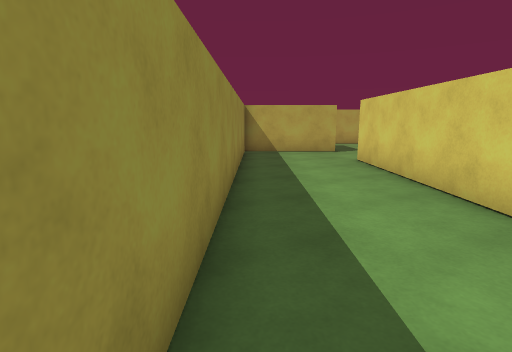
[1] (above)

24 first-person views from a walk through a 3-D level made in the Unity game engine. The camera is 1.3 m above the floor, tilts 10° down and sees 80° across. The floor is counted in squares, 1 m on a side. Each view is taken from the middle of a square. On the plan, view 1 faces up. The plan holds only what a view shows up to about 14 squares ahead; the rest is blank. The place goes on beyond the plan.

[2]
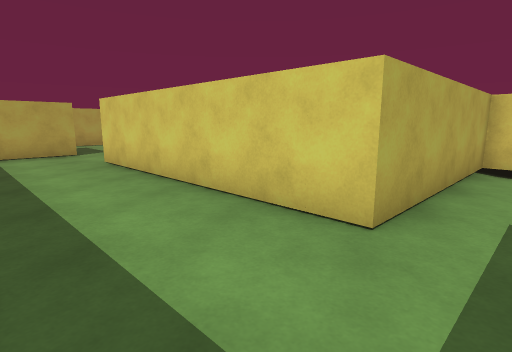

[3]
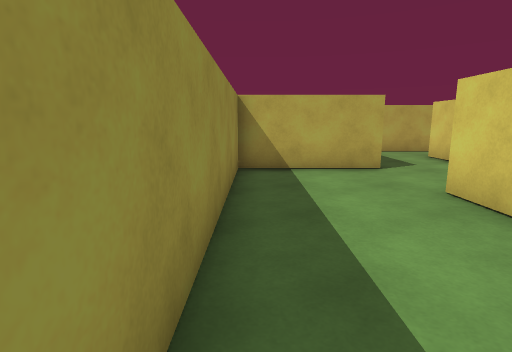

[4]
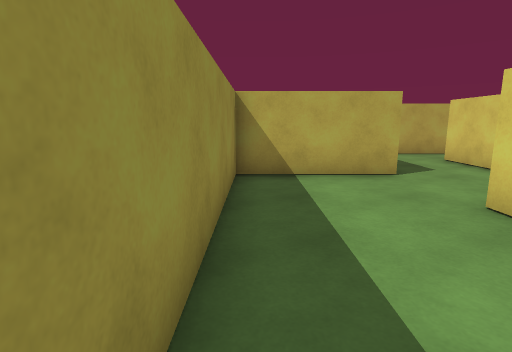

[5]
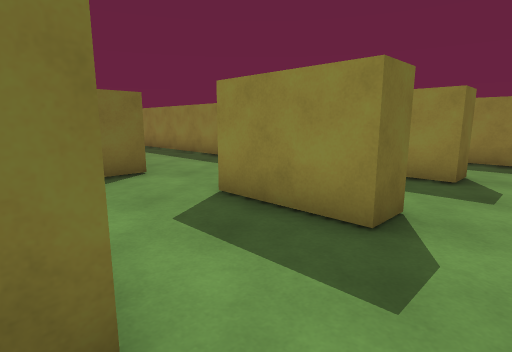

[6]
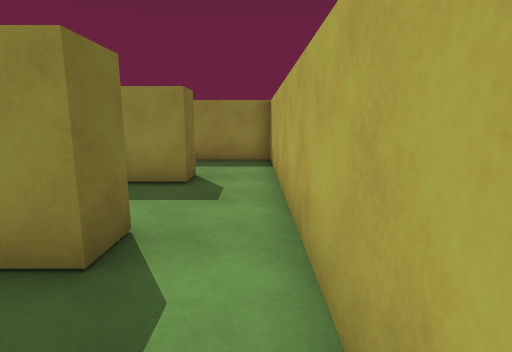

[7]
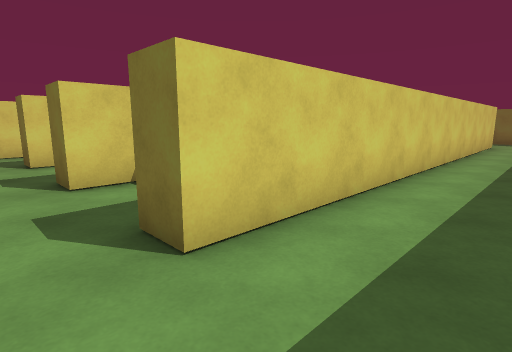

[8]
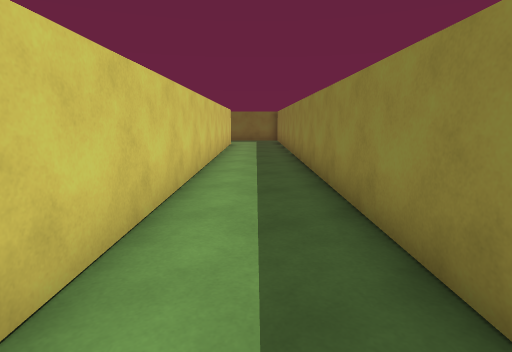

[9]
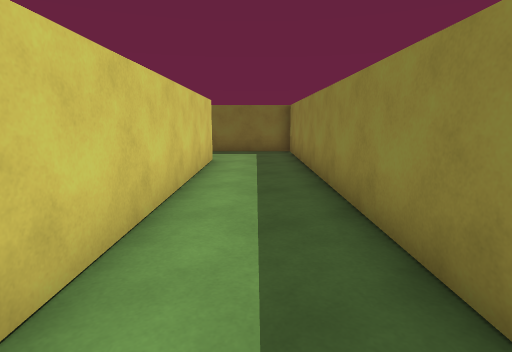

[10]
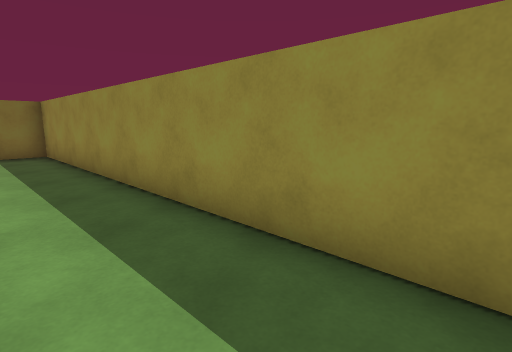

[11]
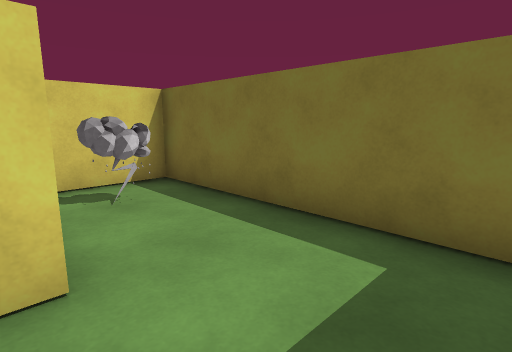

[12]
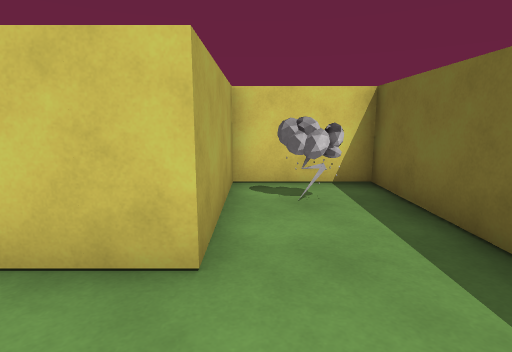

[13]
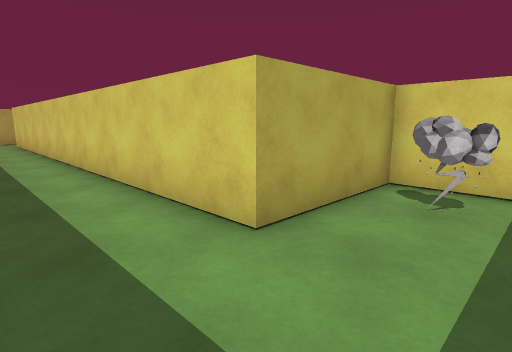

[14]
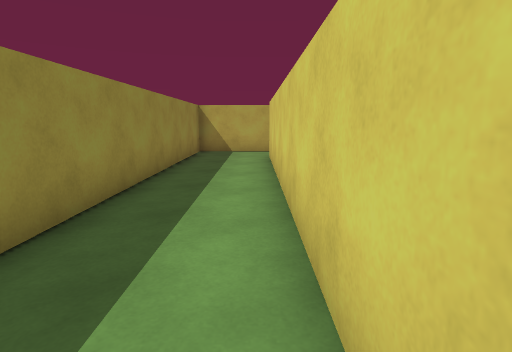

[15]
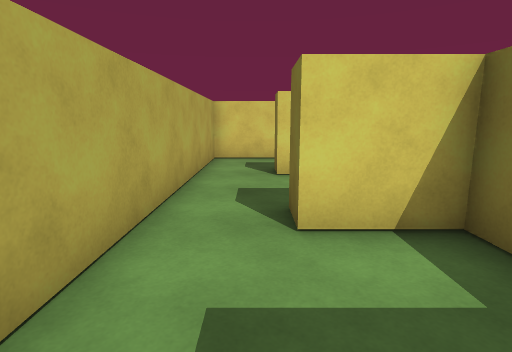

[16]
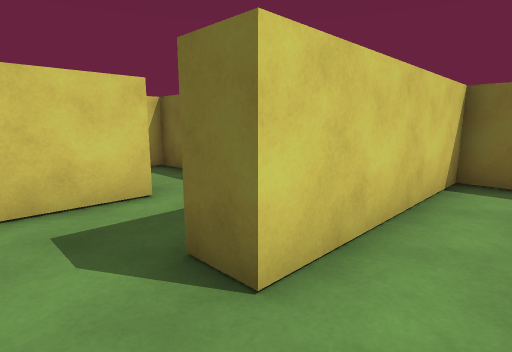

[17]
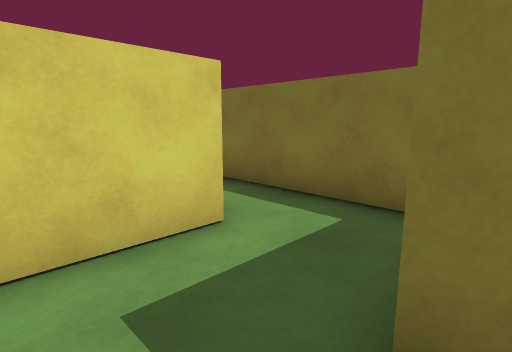

[18]
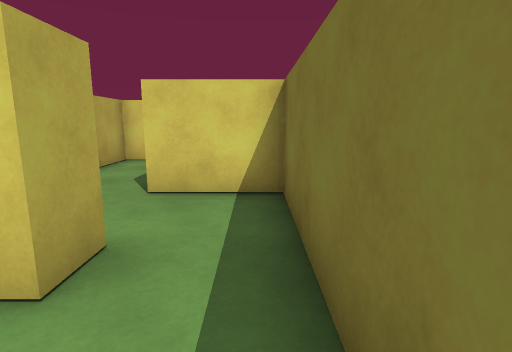

[19]
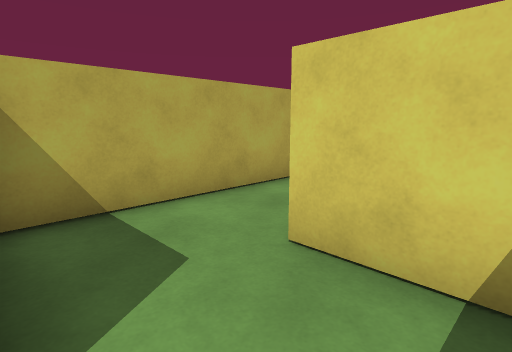

[20]
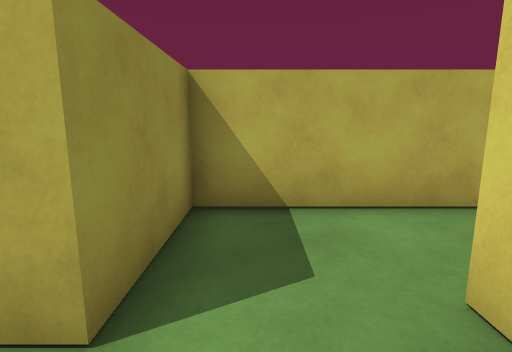

[21]
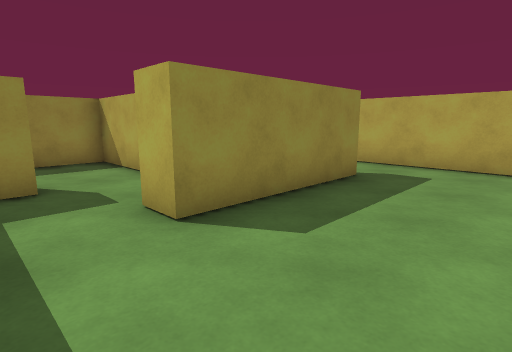

[22]
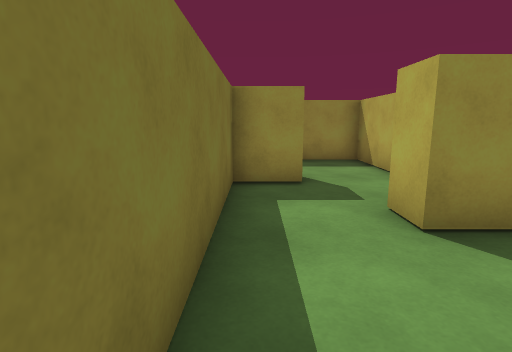

[23]
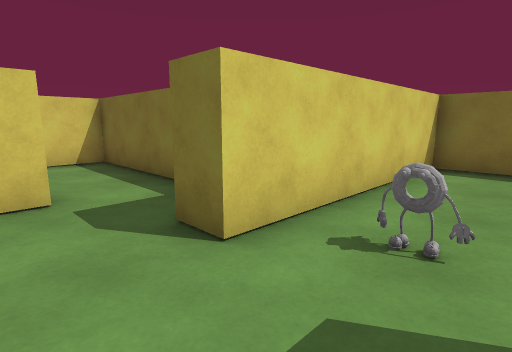

[24]
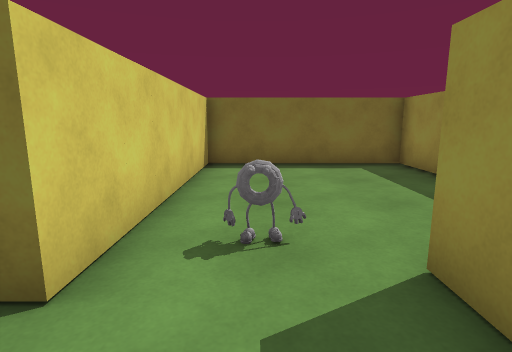

### Floor plan
Points are (right, up) in squares from view 1. A wall is a line through its corners. A room is listed if a view was taken in it or the views show most of it. See-through windows are left out.
Room 1 (views 1, 2, 3, 4, 6, 7, 8, 9, 10, 11, 12, 13, 14, 15, 16)
walls: (1.8, 14.5) (2.5, 14.5); (3.5, 1.5) (3.5, 10.5) (6.5, 10.5) (6.5, 16.5); (3.5, 14.5) (3.5, 13.5) (-0.5, 13.5) (-0.5, 0.5); (6.5, 18.5) (-4.5, 18.5) (-4.5, -4.5) (2.5, -4.5) (2.5, -1.5) (-1.5, -1.5) (-1.5, 14.5)
ways out: opening at (7, 17.5) to room 2; opening at (3, 0.5)
objects: yellow block (-1, 15) to (-1, 16); other object (1, -3) to (1, -2); yellow block (3, 15) to (3, 16)
Room 2 (views 5, 17)
walls: (6.5, 16.5) (7.5, 16.5); (10, 15.6) (10, 18.5) (6.5, 18.5)
ways out: opening at (7, 17.5) to room 1; opening at (8.5, 16) to room 3
Room 3 (view 18)
walls: (8.4, 13.5) (9.6, 13.5)
ways out: opening at (8.5, 16) to room 2; opening at (10.5, 14.5) to room 4
Room 4 (views 19, 20)
walls: (11, 15.6) (10, 15.6); (9.6, 13.5) (13.5, 13.5) (13.5, 16)
ways out: opening at (10.5, 14.5) to room 3; opening at (12.5, 16) to room 7
Room 5 (views 21, 22)
walls: (14.5, 16.1) (14.5, 11) (13.5, 11) (13.5, 11.6); (10.5, 10) (11.5, 10) (11.5, 8.5) (18.5, 8.5) (18.5, 10.1); (18.5, 17.8) (18.5, 18.5) (13.5, 18.5)
ways out: opening at (11, 11.5) to room 6; opening at (14, 17.5) to room 7
Room 6 (views 23, 24)
walls: (4.5, 4.5) (4.5, 2.5) (10.5, 2.5) (10.5, 10); (10.2, 12.5) (7.5, 12.5) (7.5, 9.5)
ways out: opening at (11, 11.5) to room 5
objects: other object (9, 9)
Room 7 (no view inside)
walls: (13.5, 18.5) (11, 18.5) (11, 15.6)
ways out: opening at (12.5, 16) to room 4; opening at (14, 17.5) to room 5

Where each view was taken, in squares from view 1:
view 1: 0 up, 0 right, facing up
view 2: 0 up, 0 right, facing up-right
view 3: 5 up, 0 right, facing up
view 4: 6 up, 0 right, facing up
view 5: 18 up, 7 right, facing down-left
view 6: 18 up, 6 right, facing left
view 7: 18 up, 4 left, facing down-right
view 8: 17 up, 3 left, facing down
view 9: 9 up, 3 left, facing down
view 10: 9 up, 2 left, facing down-left
view 11: 1 down, 4 left, facing down-right
view 12: 2 down, 4 left, facing right
view 13: 4 down, 4 left, facing up-right
view 14: 5 up, 2 left, facing up
view 15: 17 up, 1 left, facing right
view 16: 18 up, 5 right, facing down-right
view 17: 18 up, 7 right, facing down-right
view 18: 14 up, 8 right, facing right
view 19: 14 up, 11 right, facing up-right
view 20: 14 up, 12 right, facing up
view 21: 9 up, 18 right, facing up-left
view 22: 9 up, 18 right, facing left
view 23: 12 up, 8 right, facing down-right
view 24: 12 up, 9 right, facing down
